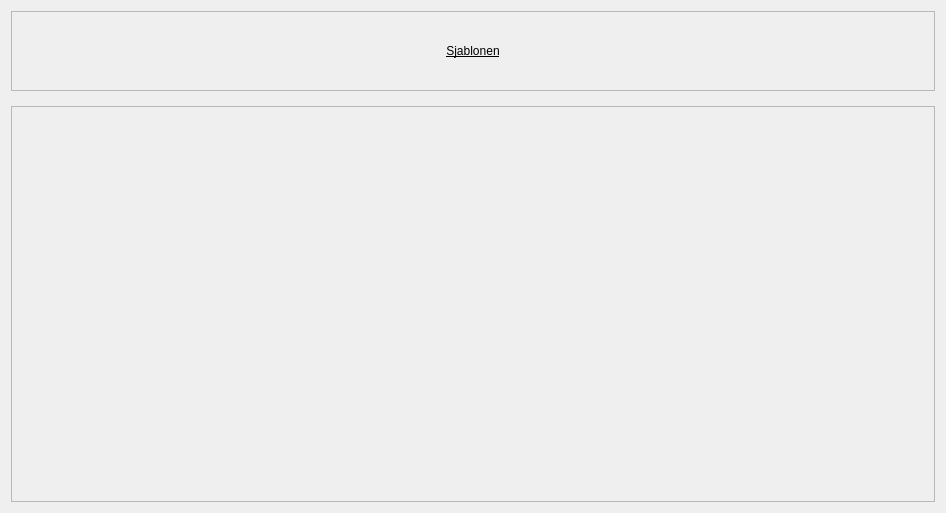
                            <widget class="QWidget" name="scrollAreaWidgetContents_8">
                             <property name="geometry">
                              <rect>
                               <x>0</x>
                               <y>0</y>
                               <width>946</width>
                               <height>513</height>
                              </rect>
                             </property>
                             <property name="styleSheet">
                              <string notr="true">font: 75 12pt &quot;Roboto Condensed&quot;;</string>
                             </property>
                             <layout class="QVBoxLayout" name="verticalLayout_41">
                              <property name="spacing">
                               <number>15</number>
                              </property>
                              <item>
                               <widget class="QFrame" name="frame_33">
                                <property name="maximumSize">
                                 <size>
                                  <width>16777215</width>
                                  <height>80</height>
                                 </size>
                                </property>
                                <property name="frameShape">
                                 <enum>QFrame::StyledPanel</enum>
                                </property>
                                <property name="frameShadow">
                                 <enum>QFrame::Raised</enum>
                                </property>
                                <layout class="QGridLayout" name="gridLayout_17">
                                 <property name="leftMargin">
                                  <number>100</number>
                                 </property>
                                 <property name="rightMargin">
                                  <number>100</number>
                                 </property>
                                 <item row="1" column="2">
                                  <widget class="QLabel" name="label_48">
                                   <property name="styleSheet">
                                    <string notr="true">font: bold 14pt &quot;Roboto Condensed&quot;;
text-decoration:underline;</string>
                                   </property>
                                   <property name="text">
                                    <string>Sjablonen</string>
                                   </property>
                                   <property name="alignment">
                                    <set>Qt::AlignCenter</set>
                                   </property>
                                  </widget>
                                 </item>
                                </layout>
                               </widget>
                              </item>
                              <item>
                               <widget class="QFrame" name="frame_34">
                                <property name="styleSheet">
                                 <string notr="true"/>
                                </property>
                                <property name="frameShape">
                                 <enum>QFrame::StyledPanel</enum>
                                </property>
                                <property name="frameShadow">
                                 <enum>QFrame::Sunken</enum>
                                </property>
                                <layout class="QGridLayout" name="gridLayout_18">
                                 <property name="rightMargin">
                                  <number>11</number>
                                 </property>
                                </layout>
                               </widget>
                              </item>
                             </layout>
                            </widget>
